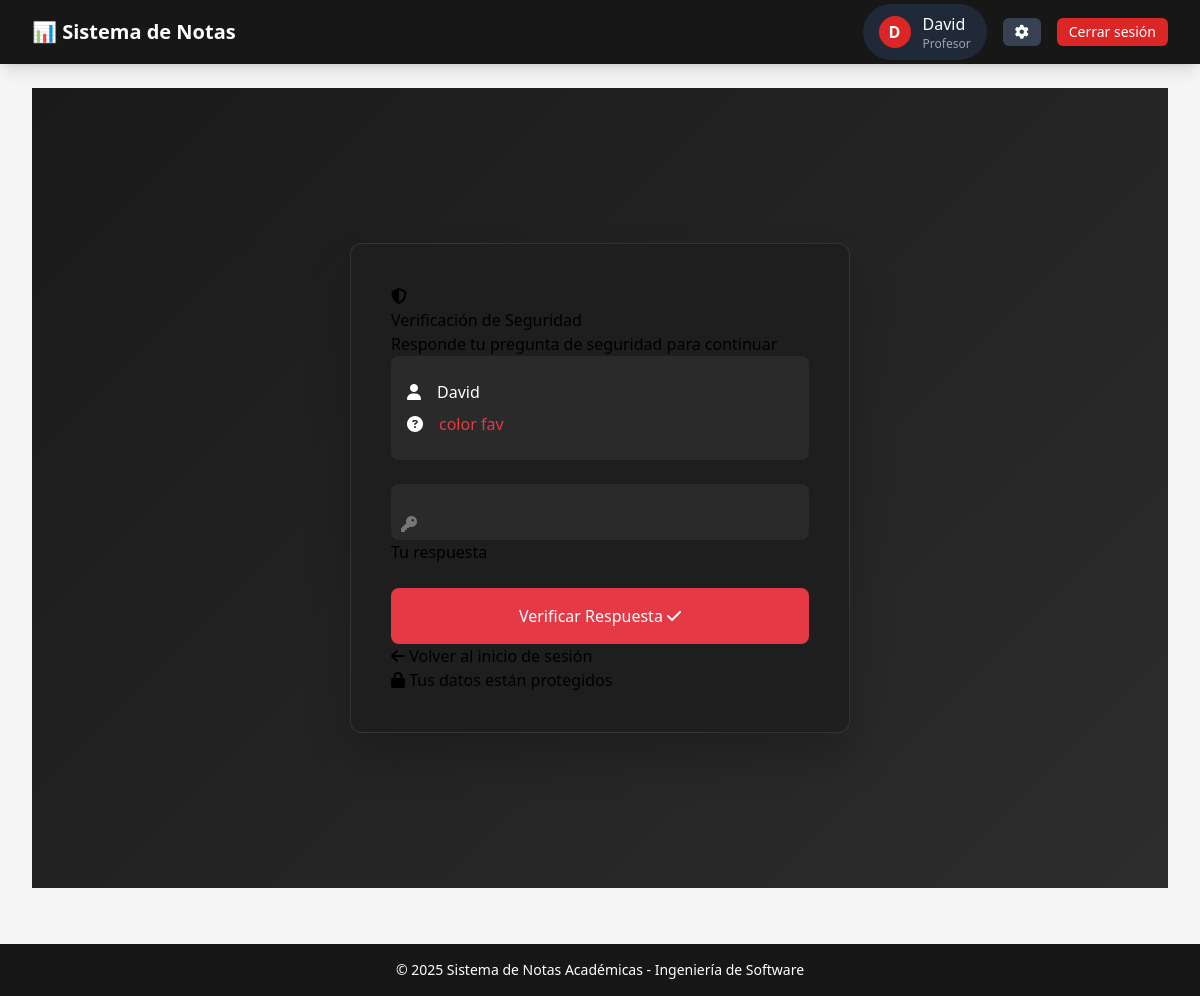
Page /academico/recuperar-contrasena/pregunta/ (signed in) on the committed database.
### academico/models.py (models this page shows, shortened)
class User(AbstractUser):
    ROLES = [('admin', 'Administrador'), ('profesor', 'Profesor'), ('estudiante', 'Estudiante')]
    username = models.CharField('Nombre de usuario', max_length=30, unique=True)
    rol = models.CharField('Rol', max_length=20, choices=ROLES, default='estudiante')
    pregunta_seguridad = models.CharField('Pregunta de recuperación', max_length=200, blank=True, null=True)
    respuesta_seguridad = models.CharField('Respuesta de recuperación', max_length=200, blank=True, null=True)
    primer_inicio_sesion = models.BooleanField(default=True)
    intentos_recuperacion = models.IntegerField(default=0)
    ultimo_intento = models.DateTimeField(null=True, blank=True)
    objects = CustomUserManager()
    USERNAME_FIELD = 'username'
    REQUIRED_FIELDS = ['rol']

### academico/views.py (the view, shortened to what this page needs)
# urls.py: path('recuperar-contrasena/pregunta/', views.recuperar_contrasena_pregunta, name='recuperar_contrasena_pregunta'),
def recuperar_contrasena_pregunta(request):
    username = request.session.get("recuperar_user")
    if not username:
        return redirect("recuperar_contrasena_usuario")
    user = get_object_or_404(User, username=username)
    pregunta = user.pregunta_seguridad or "No registrada"
    form = RecuperacionPreguntaForm(request.POST or None)
    return render(request, "auth/recuperacion/recuperar_pregunta.html", {"form": form, "pregunta": pregunta, "username": username})

### academico/forms.py
class RecuperacionPreguntaForm(forms.Form):
    pregunta_seguridad = forms.CharField(
        label="Pregunta de seguridad",
        required=False,
        disabled=True
    )
    respuesta_seguridad = forms.CharField(
        label="Respuesta de seguridad",
        max_length=200,
        widget=forms.PasswordInput
    )

### templates/auth/recuperacion/recuperar_pregunta.html (shortened to what this page needs)
{% extends 'base/base_generic.html' %}
{% block content %}
<div class="password-recovery-container">
    <div class="recovery-card">
        <div class="recovery-header">
            <div class="logo">
                <span class="logo-icon"><i class="fas fa-shield-alt"></i></span>
                <h2>Verificación de <span>Seguridad</span></h2>
            </div>
            <p class="subtitle">Responde tu pregunta de seguridad para continuar</p>
        </div>
        <div class="recovery-body">
            <div class="user-info-section">
                <div class="user-detail">
                    <i class="fas fa-user"></i>
                    <span>{{ username }}</span>
                </div>
                <div class="security-question">
                    <i class="fas fa-question-circle"></i>
                    <p>{{ pregunta }}</p>
                </div>
            </div>
            <form method="post" class="recovery-form">
                <div class="form-group">
                    <i class="fas fa-key input-icon"></i>
                    <input type="password"
                           name="respuesta_seguridad"
                           id="id_respuesta_seguridad"
                           required
                           autocomplete="off">
                    <label for="id_respuesta_seguridad">Tu respuesta</label>
                </div>
                <button type="submit" class="recovery-btn">
                    <span>Verificar Respuesta</span>
                    <i class="fas fa-check btn-arrow"></i>
                </button>
            </form>
            <div class="recovery-links">
                <a href="{% url 'login' %}" class="back-link">
                    <i class="fas fa-arrow-left"></i> Volver al inicio de sesión
                </a>
            </div>
        </div>
        <div class="recovery-footer">
            <p><i class="fas fa-lock"></i> Tus datos están protegidos</p>
        </div>
    </div>
</div>
{% endblock %}

### templates/base/components/navbar.html (shortened to what this page needs)
<nav class="bg-academic-secondary shadow-lg">
    <div class="max-w-7xl mx-auto px-4 sm:px-6 lg:px-8">
        <div class="flex items-center justify-between h-16">
            <div class="flex items-center">
                <div class="flex-shrink-0">
                    <span class="text-white font-bold text-xl">📊 Sistema de Notas</span>
                </div>
            </div>
            <div class="flex items-center">
                {% if user.is_authenticated %}
                <div class="relative flex items-center space-x-4">
                    <div class="flex items-center space-x-3 bg-gray-800 rounded-full px-4 py-2">
                        <div class="w-8 h-8 rounded-full bg-academic-primary flex items-center justify-center text-white font-bold">
                            {{ user.username|make_list|first|upper }}
                        </div>
                        <div class="flex flex-col">
                            <span class="text-white font-medium">{{ user.username }}</span>
                            <span class="text-gray-400 text-xs">{{ user.get_rol_display }}</span>
                        </div>
                    </div>
                    <button id="configBtn" type="button" class="px-3 py-1 rounded-md text-sm font-medium text-white bg-gray-700 hover:bg-gray-600 transition duration-300 ease-in-out transform hover:scale-105">
                        <i class="fas fa-cog hover:animate-spin"></i>
                    </button>
                    <a href="{% url 'logout' %}" class="px-3 py-1 rounded-md text-sm font-medium text-white bg-academic-primary hover:bg-red-700 transition duration-300 ease-in-out transform hover:scale-105">
                        Cerrar sesión
                    </a>
                </div>
                {% endif %}
            </div>
        </div>
    </div>
</nav>

### templates/auth/recuperacion/recuperar_pregunta.html (style rules this page uses)
.password-recovery-container { display: flex; justify-content: center; align-items: center; min-height: 100vh; padding: 2rem; background: linear-gradient(135deg, #1a1a1a, #2d2d2d); }
.recovery-card { background: rgba(30, 30, 30, 0.9); backdrop-filter: blur(10px); border-radius: 12px; padding: 2.5rem; width: 100%; max-width: 500px; box-shadow: 0 25px 45px rgba(0, 0, 0, 0.2); border: 1px solid rgba(255, 255, 255, 0.1); position: relative; overflow: hidden; }
.user-info-section { background: rgba(255, 255, 255, 0.05); border-radius: 8px; padding: 1rem; margin-bottom: 1.5rem; }
.user-detail, .security-question { display: flex; align-items: center; gap: 1rem; color: #fff; margin: 0.5rem 0; }
.security-question p { margin: 0; color: #e63946; font-weight: 500; }
.form-group { position: relative; margin-bottom: 1.5rem; }
.input-icon { position: absolute; left: 10px; top: 50%; transform: translateY(-50%); color: #777; }
input { width: 100%; padding: 1rem 2.5rem; background: rgba(255, 255, 255, 0.05); border: none; border-radius: 8px; color: #fff; font-size: 1rem; transition: all 0.3s ease; }
.recovery-btn { width: 100%; padding: 1rem; background: #e63946; border: none; border-radius: 8px; color: #fff; font-size: 1rem; cursor: pointer; transition: all 0.3s ease; position: relative; overflow: hidden; }

### rows in the picture
User: username|make_list "D", username "David", rol "Profesor", pregunta_seguridad "color fav"
